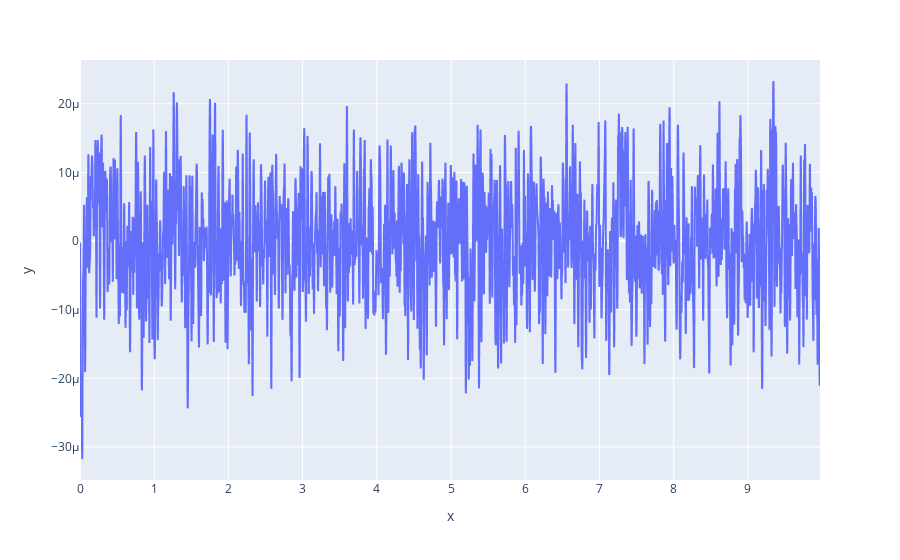

Write notebook code for a chart like this one.
### Code cell
sos = signal.butter(N=2, Wn=(1, 50), btype='bandpass', output='sos', fs=len(trial) / 10)
filtered = signal.sosfilt(sos, trial)

px.line(x=time, y=filtered)

### Figure 1 — Plotly figure (JSON) as saved in the notebook; plotly's stock layout.template omitted (floating-point values rounded to 4 significant figures; data arrays with more than 128 entries replaced by an {"elided": "..."} marker saying what was removed)
{"data": [{"hovertemplate": "x=%{x}<br>y=%{y}<extra></extra>", "legendgroup": "", "line": {"color": "#636efa", "dash": "solid"}, "marker": {"symbol": "circle"}, "mode": "lines", "name": "", "showlegend": false, "type": "scattergl", "x": {"elided": "9984 float values"}, "xaxis": "x", "y": {"elided": "9984 float values"}, "yaxis": "y"}], "layout": {"legend": {"tracegroupgap": 0}, "margin": {"t": 60}, "xaxis": {"anchor": "y", "domain": [0, 1], "title": {"text": "x"}}, "yaxis": {"anchor": "x", "domain": [0, 1], "title": {"text": "y"}}}}
